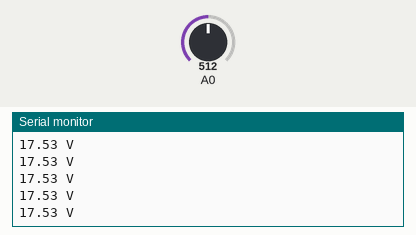
Simulated run of this sketch. Board: Arduino Uno, built with avr-gcc and run on an emulated ATmega328P. Parts: the last lines printed to the serial monitor. The test bench sets the inputs (shaded band); at power-on: A0 = 512.

Above: at 1.2 s.
1.3 s: A0 set to 716
At 1.33 s:
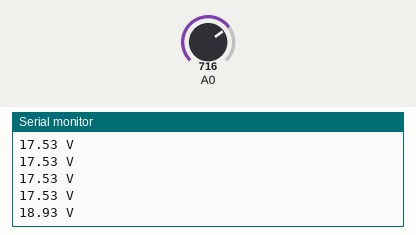
2.8 s: A0 set to 900
At 2.85 s:
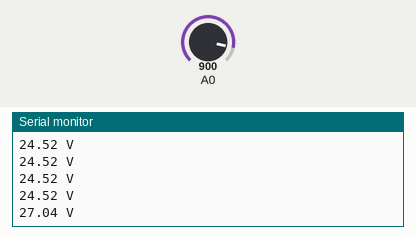
Timing chart, 0 to 5.8 s (numbered marks = the images above; inputs shaded):
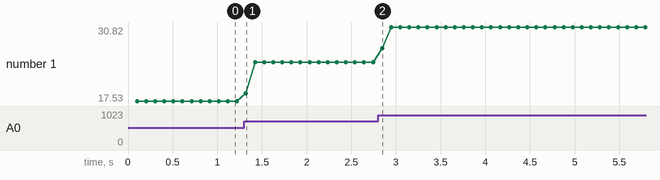

The sketch:

voltage_measurement.ino
```cpp
/*--------------------------------------------------------------
  Program:      volt_measure

  Description:  Reads value on analog input A2 and calculates
                the voltage assuming that a voltage divider
                network on the pin divides by 11.

  Hardware:     Arduino Uno with voltage divider on A2.

  Software:     Developed using Arduino 1.0.5 software
                Should be compatible with Arduino 1.0 +

  Date:         22 May 2013

  Author:       W.A. Smith, http://startingelectronics.org

    I have just edited the code for my circuit. The main code belongs to W.A.Smit
    vamsi krishna
--------------------------------------------------------------*/
// number of analog samples to take per reading
#define NUM_SAMPLES 10

int sum = 0;                    // sum of samples taken
unsigned char sample_count = 0; // current sample number
float voltage = 0.0;            // calculated voltage

void setup()
{
    Serial.begin(9600);
}

void loop()
{
    // take a number of analog samples and add them up
    while (sample_count < NUM_SAMPLES) {
        sum += analogRead(A0);
        sample_count++;
        delay(10);
    }
    // calculate the voltage
    // use 5.0 for a 5.0V ADC reference voltage
    voltage = ((float)sum / (float)NUM_SAMPLES * 5.01) / 1024.0;
    // voltage multiplied by 7.667 when using voltage divider that
    // I have used a 1mega ohm and 150k ohm resistor
    //hence, i'm multiplying it with 7.
    // value
    Serial.print(voltage * 7);
    Serial.println (" V");
    sample_count = 0;
    sum = 0;
}
```

Measured:
- after the input at 1.3 s, the serial monitor: prints a new line at once (image 1)
- after the input at 2.8 s, the serial monitor: prints a new line after 0.05 s (image 2)
- plotted number 1: 17.53 → 24.52 after the input at 1.3 s, 24.52 → 30.82 after the input at 2.8 s
